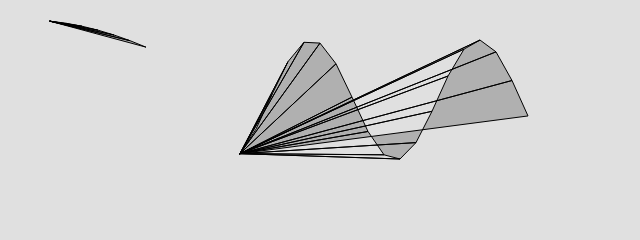
Frame 1 (no input)
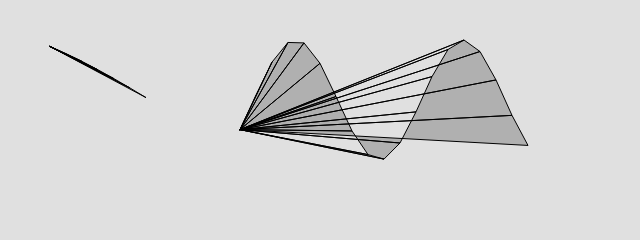
Frame 60 (no input)
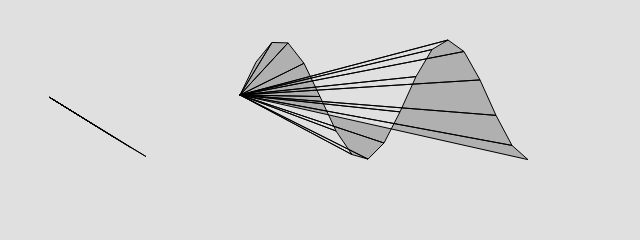
Frame 120 (the mouse pressed at the canvas centre since frame 60)

The p5.js sketch that drew these frames (run headless with seeded random() and noise() and a simulated clock; from frame 60 on, the mouse is pressed at the canvas centre):

// p5.js sketch
// ── sketch.js
class Wave {
    constructor(x, y, width, amplitude, deltaAngle, startAngle) {
        this.x = x;
        this.y = y;
        this.width = width;
        this.amplitude = amplitude;
        this.deltaAngle = deltaAngle;
        this.startAngle = startAngle;

        this.diameter = 20;
        this.spacing = 16;
    }

    display() {
        let angle = this.startAngle;

        stroke(0);
        fill(127, 127);

        push();
        translate(this.x, this.y);
        beginShape(TRIANGLE_FAN);
        for (let x = 0; x <= this.width; x += this.spacing) {
            let y = this.amplitude * sin(angle);
            angle += this.deltaAngle;
            vertex(x, y);
        }
        endShape();
        pop();

        this.startAngle += 0.01;
    }
}

let w1, w2;

function setup() {
    createCanvas(640, 240);

    w1 = new Wave(
        50, 120, 100, 100, 0.1, 30
    );

    w2 = new Wave(
        240, 100, 300, 60, 0.6, 90
    );
}

function draw() {
    background(224);

    w1.display();
    w2.display();
}
